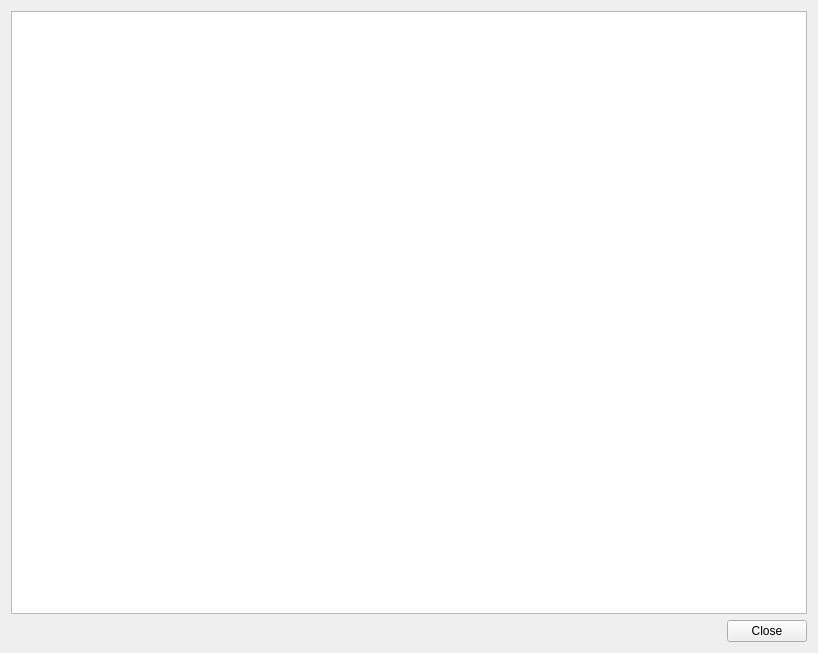
<?xml version="1.0" encoding="UTF-8"?>
<ui version="4.0">
 <class>License</class>
 <widget class="QWidget" name="License">
  <property name="geometry">
   <rect>
    <x>0</x>
    <y>0</y>
    <width>818</width>
    <height>653</height>
   </rect>
  </property>
  <property name="windowTitle">
   <string>Form</string>
  </property>
  <layout class="QVBoxLayout" name="verticalLayout">
   <item>
    <widget class="QTextBrowser" name="text"/>
   </item>
   <item>
    <layout class="QHBoxLayout" name="horizontalLayout">
     <item>
      <spacer name="horizontalSpacer">
       <property name="orientation">
        <enum>Qt::Horizontal</enum>
       </property>
       <property name="sizeHint" stdset="0">
        <size>
         <width>40</width>
         <height>20</height>
        </size>
       </property>
      </spacer>
     </item>
     <item>
      <widget class="QPushButton" name="button_close">
       <property name="text">
        <string>Close</string>
       </property>
      </widget>
     </item>
    </layout>
   </item>
  </layout>
 </widget>
 <resources/>
 <connections/>
</ui>
